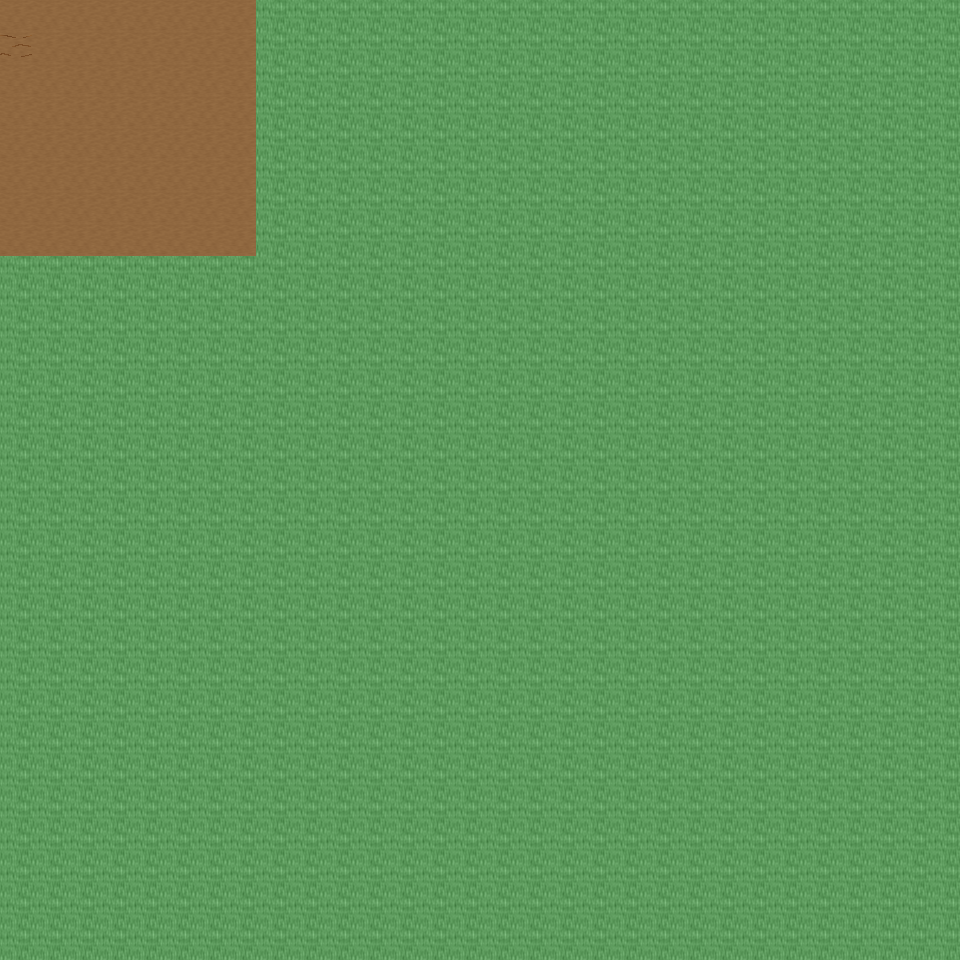

Tiled map render using the project's own tile images. Description and the map definition, with tile-layer contents summarised, below:
An orthogonal 30x30 tile map with 32x32 px tiles, 6 tile layers (Ground, Object, Object2, Above, ...), 31 tilesets and 2 objects (2x mapchange).

<map version="1.0" orientation="orthogonal" renderorder="right-down" width="30" height="30" tilewidth="32" tileheight="32" nextobjectid="3">
  <tileset firstgid="1" name="tileset_ground_ground" tilewidth="32" tileheight="32" tilecount="33" columns="3">
    <image source="../drawable/tileset_ground_ground.png" width="96" height="352" />
  </tileset>
  <tileset firstgid="34" name="tileset_ground_ridge_earth_dark" tilewidth="32" tileheight="32" tilecount="96" columns="12">
    <image source="../drawable/tileset_ground_ridge_earth_dark.png" width="384" height="256" />
  </tileset>
  <tileset firstgid="130" name="tileset_logic_collision" tilewidth="32" tileheight="32" tilecount="1" columns="1">
    <image source="../drawable/tileset_logic_collision.png" width="32" height="32" />
  </tileset>
  <tileset firstgid="131" name="tileset_building_fence_fence_chunky" tilewidth="32" tileheight="32" tilecount="21" columns="3">
    <image source="../drawable/tileset_building_fence_fence_chunky.png" width="96" height="224" />
  </tileset>
  <tileset firstgid="152" name="tileset_item_statue_girl_with_bird" tilewidth="32" tileheight="32" tilecount="12" columns="4">
    <image source="../drawable/tileset_item_statue_girl_with_bird.png" width="128" height="96" />
  </tileset>
  <tileset firstgid="164" name="tileset_plant_bush_hosta" tilewidth="32" tileheight="32" tilecount="9" columns="3">
    <image source="../drawable/tileset_plant_bush_hosta.png" width="96" height="96" />
  </tileset>
  <tileset firstgid="173" name="tileset_ground_rock_rocks_3" tilewidth="32" tileheight="32" tilecount="16" columns="4">
    <image source="../drawable/tileset_ground_rock_rocks_3.png" width="128" height="128" />
  </tileset>
  <tileset firstgid="189" name="tileset_item_statue_crystal_statues" tilewidth="32" tileheight="32" tilecount="12" columns="6">
    <image source="../drawable/tileset_item_statue_crystal_statues.png" width="192" height="64" />
  </tileset>
  <tileset firstgid="201" name="tileset_plant_tree_maple_tree" tilewidth="32" tileheight="32" tilecount="72" columns="8">
    <image source="../drawable/tileset_plant_tree_maple_tree.png" width="256" height="288" />
  </tileset>
  <tileset firstgid="273" name="tileset_plant_stump_small_stump" tilewidth="32" tileheight="32" tilecount="4" columns="2">
    <image source="../drawable/tileset_plant_stump_small_stump.png" width="64" height="64" />
  </tileset>
  <tileset firstgid="277" name="tileset_item_statue_plants_potted_stone" tilewidth="32" tileheight="32" tilecount="6" columns="3">
    <image source="../drawable/tileset_item_statue_plants_potted_stone.png" width="96" height="64" />
  </tileset>
  <tileset firstgid="283" name="tileset_furniture_chair_bench_white" tilewidth="32" tileheight="32" tilecount="8" columns="2">
    <image source="../drawable/tileset_furniture_chair_bench_white.png" width="64" height="128" />
  </tileset>
  <tileset firstgid="291" name="tileset_furniture_sink_dark_side_on" tilewidth="32" tileheight="32" tilecount="6" columns="3">
    <image source="../drawable/tileset_furniture_sink_dark_side_on.png" width="96" height="64" />
  </tileset>
  <tileset firstgid="297" name="tileset_object_birds" tilewidth="32" tileheight="32" tilecount="4" columns="2">
    <image source="../drawable/tileset_object_birds.png" width="64" height="64" />
  </tileset>
  <tileset firstgid="301" name="tileset_ground_earth_edges" tilewidth="32" tileheight="32" tilecount="18" columns="6">
    <image source="../drawable/tileset_ground_earth_edges.png" width="192" height="96" />
  </tileset>
  <tileset firstgid="319" name="tileset_ground_grass_corners" tilewidth="32" tileheight="32" tilecount="24" columns="6">
    <image source="../drawable/tileset_ground_grass_corners.png" width="192" height="128" />
  </tileset>
  <tileset firstgid="343" name="tileset_building_stairs_stairs_grey" tilewidth="32" tileheight="32" tilecount="6" columns="3">
    <image source="../drawable/tileset_building_stairs_stairs_grey.png" width="96" height="64" />
  </tileset>
  <tileset firstgid="349" name="tileset_plant_tree_pine_tree" tilewidth="32" tileheight="32" tilecount="20" columns="4">
    <image source="../drawable/tileset_plant_tree_pine_tree.png" width="128" height="160" />
  </tileset>
  <tileset firstgid="369" name="tileset_plant_tree_oak_tree" tilewidth="32" tileheight="32" tilecount="20" columns="4">
    <image source="../drawable/tileset_plant_tree_oak_tree.png" width="128" height="160" />
  </tileset>
  <tileset firstgid="389" name="tileset_plant_tree_chestnut_tree" tilewidth="32" tileheight="32" tilecount="20" columns="4">
    <image source="../drawable/tileset_plant_tree_chestnut_tree.png" width="128" height="160" />
  </tileset>
  <tileset firstgid="409" name="tileset_building_thatched_roof_cottage1" tilewidth="32" tileheight="32" tilecount="20" columns="4">
    <image source="../drawable/tileset_building_thatched_roof_cottage1.png" width="128" height="160" />
  </tileset>
  <tileset firstgid="429" name="tileset_building_thatched_roof_cottage2" tilewidth="32" tileheight="32" tilecount="20" columns="4">
    <image source="../drawable/tileset_building_thatched_roof_cottage2.png" width="128" height="160" />
  </tileset>
  <tileset firstgid="449" name="tileset_object_well" tilewidth="32" tileheight="32" tilecount="4" columns="2">
    <image source="../drawable/tileset_object_well.png" width="64" height="64" />
  </tileset>
  <tileset firstgid="453" name="tileset_plant_flower_flower_bed_1" tilewidth="32" tileheight="32" tilecount="35" columns="7">
    <image source="../drawable/tileset_plant_flower_flower_bed_1.png" width="224" height="160" />
  </tileset>
  <tileset firstgid="488" name="tileset_plant_flower_small_flower_bed" tilewidth="32" tileheight="32" tilecount="12" columns="3">
    <image source="../drawable/tileset_plant_flower_small_flower_bed.png" width="96" height="128" />
  </tileset>
  <tileset firstgid="500" name="tileset_plant_flower_small_flower_bed_2" tilewidth="32" tileheight="32" tilecount="12" columns="3">
    <image source="../drawable/tileset_plant_flower_small_flower_bed_2.png" width="96" height="128" />
  </tileset>
  <tileset firstgid="512" name="tileset_plant_flower_foxgloves" tilewidth="32" tileheight="32" tilecount="4" columns="2">
    <image source="../drawable/tileset_plant_flower_foxgloves.png" width="64" height="64" />
  </tileset>
  <tileset firstgid="516" name="tileset_plant_flower_hothouse_flowers" tilewidth="32" tileheight="32" tilecount="72" columns="6">
    <image source="../drawable/tileset_plant_flower_hothouse_flowers.png" width="192" height="384" />
  </tileset>
  <tileset firstgid="588" name="tileset_plant_bush_bush_mult_colored" tilewidth="32" tileheight="32" tilecount="6" columns="3">
    <image source="../drawable/tileset_plant_bush_bush_mult_colored.png" width="96" height="64" />
  </tileset>
  <tileset firstgid="594" name="tileset_object_ents" tilewidth="32" tileheight="32" tilecount="50" columns="5">
    <image source="../drawable/tileset_object_ents.png" width="160" height="320" />
  </tileset>
  <tileset firstgid="644" name="tileset_ground_green_paving" tilewidth="32" tileheight="32" tilecount="18" columns="3">
    <image source="../drawable/tileset_ground_green_paving.png" width="96" height="192" />
  </tileset>
  <layer name="Ground" width="30" height="30">
    <data>[900 cells, 218 non-empty, 2 distinct tile ids]</data>
  </layer>
  <layer name="Object" width="30" height="30">
    <data>[900 cells, 21 non-empty, 8 distinct tile ids]</data>
  </layer>
  <layer name="Object2" width="30" height="30">
    <data>[900 cells, 7 non-empty, 1 distinct tile ids]</data>
  </layer>
  <layer name="Above" width="30" height="30">
    <data>[900 cells, 10 non-empty, 3 distinct tile ids]</data>
  </layer>
  <layer name="Above2" width="30" height="30">
    <data>[900 cells, 0 non-empty, 0 distinct tile ids]</data>
  </layer>
  <layer name="Walkable" width="30" height="30">
    <data>[900 cells, 836 non-empty, 1 distinct tile ids]</data>
  </layer>
  <objectgroup name="MapEvents">
    <object id="1" name="north" type="mapchange" x="0" y="0" width="256" height="32">
      <properties>
        <property name="map" value="0_ados_mountain_n2_w2_x4_y3" />
        <property name="place" value="south" />
      </properties>
    </object>
    <object id="2" name="west" type="mapchange" x="0" y="0" width="32" height="256">
      <properties>
        <property name="map" value="0_ados_mountain_n2_w2_x3_y4" />
        <property name="place" value="east" />
      </properties>
    </object>
  </objectgroup>
</map>
